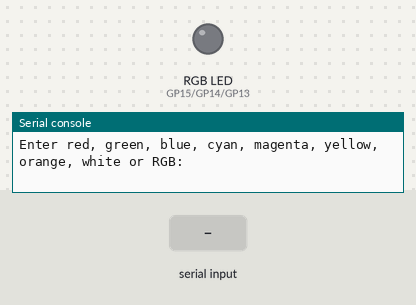
Simulated run of this program. Board: Raspberry Pi Pico running MicroPython. Parts: an RGB LED mixed from three pins (HIGH = lit), the last lines printed to the serial console. Inputs (shaded band) come from the test bench.

Above: at 1.2 s.
1.3 s: "blue" typed at the serial console, then Enter
At 2.3 s:
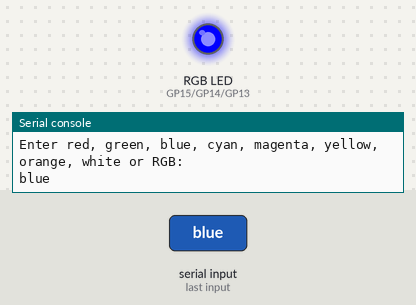
2.8 s: "cyan" typed at the serial console, then Enter
At 3.5 s:
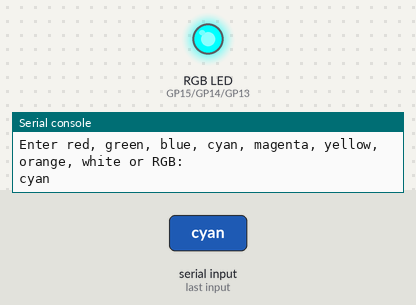
4.3 s: "green" typed at the serial console, then Enter
At 4.6 s:
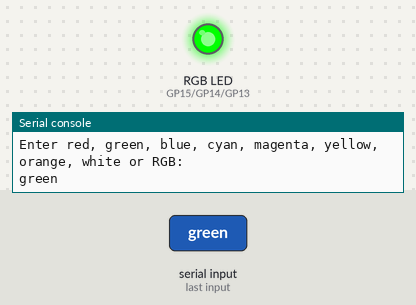
5.8 s: "magenta" typed at the serial console, then Enter
At 7.0 s:
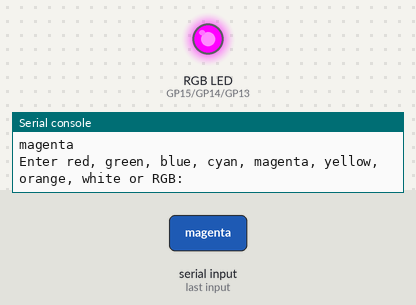
7.3 s: "orange" typed at the serial console, then Enter
At 8.1 s:
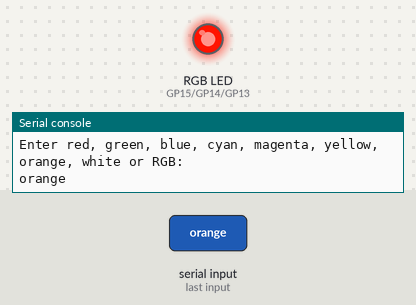
8.8 s: "red" typed at the serial console, then Enter
At 9.2 s:
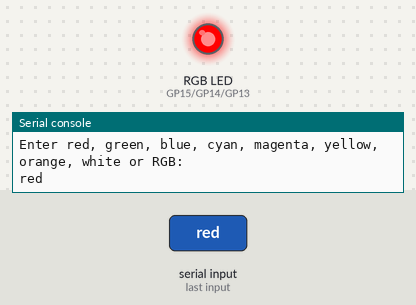
Timing chart, 0 to 11.3 s (numbered marks = the images above; inputs shaded):
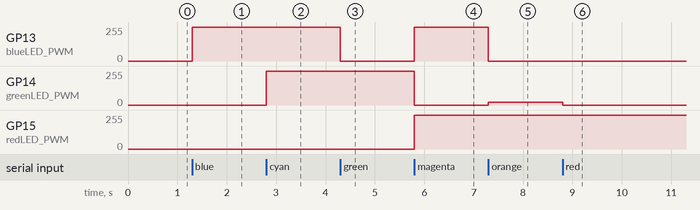

The program:

RGB_Color_Selector_HW_Lesson_12.py
```python
# Program for RGB LED from Lesson 12
# McWhorter Pico W Course
# Lori Pfahler
# April 2023

# import modules
from machine import Pin, PWM
from utime import sleep

# setup red, green and blue for RGB LED
redLED_PWM = PWM(Pin(15))
redLED_PWM.freq(1000 )
redLED_PWM.duty_u16(0)

greenLED_PWM = PWM(Pin(14))
greenLED_PWM.freq(1000)
greenLED_PWM.duty_u16(0)

blueLED_PWM = PWM(Pin(13))
blueLED_PWM.freq(1000)
blueLED_PWM.duty_u16(0)

# create a dictionary to hold the RGB codes for the colors
colors = {
    'red'     : (255,   0,   0),
    'green'   : (  0, 255,   0),
    'blue'    : (  0,   0, 255),
    'cyan'    : (  0, 255, 255),
    'magenta' : (255,   0, 255),
    'yellow'  : (255, 150,   0),
    'orange'  : (255,  20,   0),
    'white'   : (255, 255, 255)
    }

try:
    while True:
        userColor = input('Enter red, green, blue, cyan, magenta, yellow, orange, white or RGB: ')
        # find the color in the dictionary - if available
        colorRGB = colors.get(userColor.lower())
        # if userColor was found in the dictionary, do the following
        if colorRGB:
            # use '<<8' to scale the 8bit value (0-255) to 16bit (0-65535)
            redLED_PWM.duty_u16(colorRGB[0]<<8)
            greenLED_PWM.duty_u16(colorRGB[1]<<8)
            blueLED_PWM.duty_u16(colorRGB[2]<<8)
            sleep(1)
        # if the user entered 'RGB', do the following
        elif userColor == 'RGB':
            # get the red, green, blue levels from the user
            print('Enter the RGB code')
            redVal = int(input('Enter the value for red (0-255): '))
            greenVal = int(input('Enter the value for green (0-255): '))
            blueVal = int(input('Enter the value for blue (0-255): '))
            # use '<<8' to scale the 8bit value (0-255) to 16bit (0-65535)
            redLED_PWM.duty_u16(redVal<<8)
            greenLED_PWM.duty_u16(greenVal<<8)
            blueLED_PWM.duty_u16(blueVal<<8)
            sleep(1)
        # if user entered something that is not in the dictionary or 'RGB', do the following
        else:
            print('Invalid Entry - try again')
            sleep(1)

except KeyboardInterrupt:
    redLED_PWM.duty_u16(0)
    greenLED_PWM.duty_u16(0)
    blueLED_PWM.duty_u16(0)
```

Measured:
- after the input at 1.3 s, GP13 (blueLED_PWM): 0/255 → 254/255 at once
- after the input at 2.8 s, GP14 (greenLED_PWM): 0/255 → 254/255 at once
- after the input at 4.3 s, GP13 (blueLED_PWM): 254/255 → 0/255 at once
- after the input at 5.8 s, GP13 (blueLED_PWM), GP15 (redLED_PWM): 0/255 → 254/255 at once; GP14 (greenLED_PWM): 254/255 → 0/255 at once
- after the input at 7.3 s, GP13 (blueLED_PWM): 254/255 → 0/255 at once; GP14 (greenLED_PWM): 0/255 → 20/255 at once
- after the input at 8.8 s, GP14 (greenLED_PWM): 20/255 → 0/255 at once
